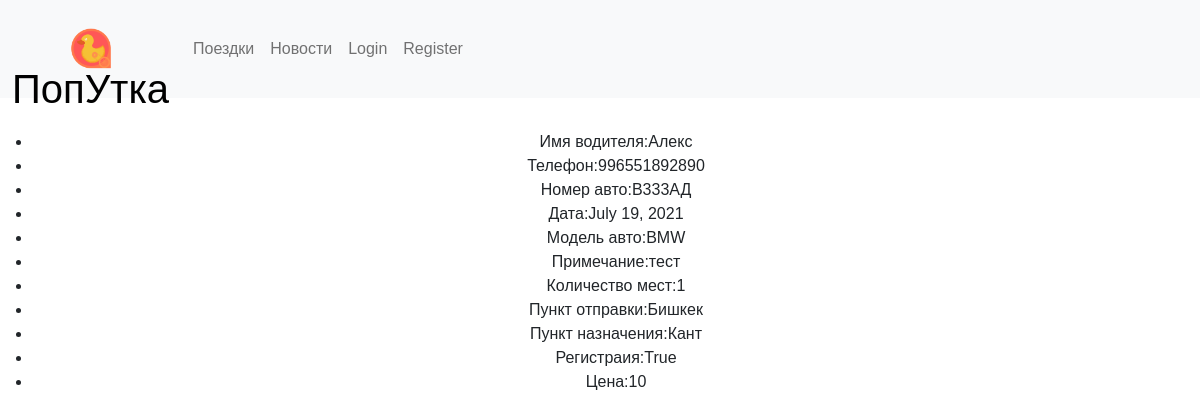
The page /travel/4/ on the database its author committed.
### travel/models.py (models this page shows, shortened)
class Travel(models.Model):
    PLACE_CHOICES = [
    ('Бишкек', 'Бишкек'),
    ('Кант', 'Кант'),
    ('Балыкчи', 'Балыкчи'),
    ('Каракол', 'Каракол'),
    ('Талас', 'Талас'),
    ('Нарын', 'Нарын'),
    ('Джалал-абад', 'Джалал-абад'),
    ('Ош', 'Ош'),
    ('Баткен', 'Баткен')
]
    Name = models.CharField('Ваше имя',max_length=20)
    Phonenumber = models.IntegerField('Номер телефона',)
    CarNumber = models.CharField('Номер авто',max_length= 8)
    DateOfRegister = models.DateField('дата поездки(год-месяц-день)')
    AutoModel = models.CharField('Модель авто',max_length=40)
    Description = models.TextField('Примечание',)
    NumOfSits = models.IntegerField('Колиество мест',)
    Start = models.CharField('Пункт отправки',max_length=100,choices=PLACE_CHOICES, default=1)
    Destonation = models.CharField('Пункт назначения',max_length=100,choices=PLACE_CHOICES, default=1)
    Verified = models.BooleanField(default=False)
    Price = models.IntegerField(default=0)

### travel/views.py (the view)
# urls.py: path('travel/<int:pk>/', travel_detail, name='travel_detail'),
def travel_detail(request,pk):
    travel_detail = get_object_or_404(Travel, pk=pk)
    return render(request, 'travel/travel_detail.html',{'travel_detail':travel_detail})

### templates/travel/travel_detail.html
{% extends 'base.html' %}
{% block content %}
<main>
    <ul>
        <li>Имя водителя:{{travel_detail.Name}}</li>
        <li>Телефон:{{travel_detail.Phonenumber}}</li>
        <li>Номер авто:{{travel_detail.CarNumber}}</li>
        <li>Дата:{{travel_detail.DateOfRegister}}</li>
        <li>Модель авто:{{travel_detail.AutoModel}}</li>
        <li>Примечание:{{travel_detail.Description}}</li>
        <li>Количество мест:{{travel_detail.NumOfSits}}</li>
        <li>Пункт отправки:{{travel_detail.Start}}</li>
        <li>Пункт назначения:{{travel_detail.Destonation}}</li>
        <li>Регистраия:{{travel_detail.Verified}}</li>
        <li>Цена:{{travel_detail.Price}}</li>
    </ul>
    </main>
{% endblock %}

### static/index.css (style rules this page uses)
body { font-family: 'Raleway', sans-serif; text-align:center; margin:0px; padding:0px; }
main { margin-top: 130px; animation: loadIn 0.75s; }

### rows shown on the page
Travel: Name "Алекс", Phonenumber "996551892890", CarNumber "В333АД", DateOfRegister "July 19, 2021", AutoModel "BMW", Description "тест", NumOfSits "1", Start "Бишкек", Destonation "Кант", Verified "True", Price "10"
